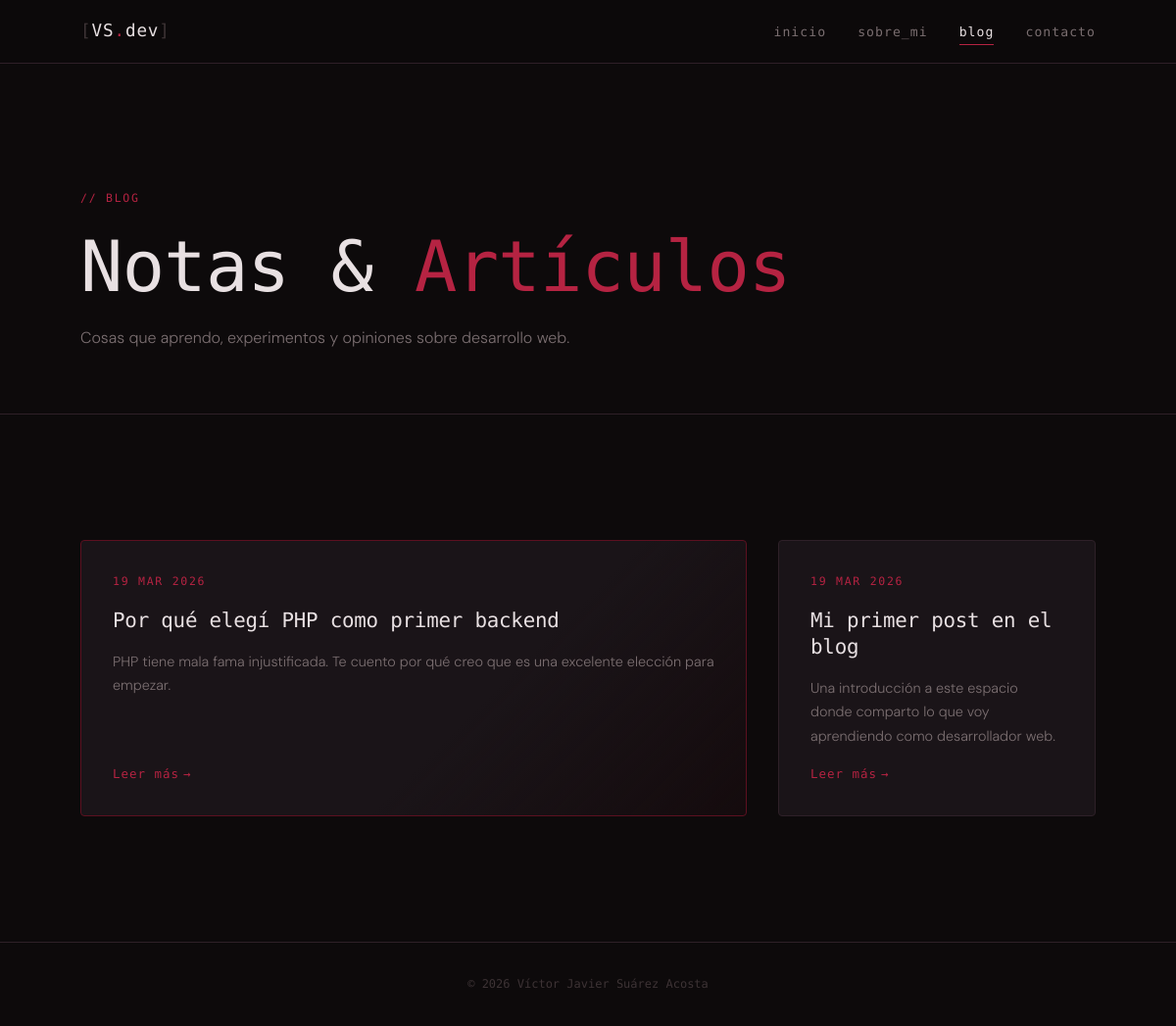
Screenshot of /blog.php with the database file from the repository.
### tables this page shows
CREATE TABLE IF NOT EXISTS posts (
  id            INT UNSIGNED     NOT NULL AUTO_INCREMENT,
  titulo        VARCHAR(255)     NOT NULL,
  slug          VARCHAR(255)     NOT NULL UNIQUE,
  resumen       TEXT             NOT NULL,
  contenido     LONGTEXT         NOT NULL,
  imagen_portada VARCHAR(255)    DEFAULT NULL,
  publicado     TINYINT(1)       NOT NULL DEFAULT 0,
  tipo          ENUM('texto','imagen','video') NOT NULL DEFAULT 'texto',
  imagen        VARCHAR(255)     DEFAULT NULL,
  video         VARCHAR(255)     DEFAULT NULL,
  miniatura     VARCHAR(255)     DEFAULT NULL,
  creado_en     DATETIME         NOT NULL DEFAULT CURRENT_TIMESTAMP,
  actualizado_en DATETIME        NOT NULL DEFAULT CURRENT_TIMESTAMP
                                 ON UPDATE CURRENT_TIMESTAMP,
  PRIMARY KEY (id),
  INDEX idx_slug      (slug),
  INDEX idx_publicado (publicado),
  INDEX idx_creado_en (creado_en)
);

### blog.php (the view, shortened to what this page needs)
<?php
$bd = conectarBD();
$por_pagina = 6;
$pagina_num = max(1, (int) ($_GET['pagina'] ?? 1));
$offset = ($pagina_num - 1) * $por_pagina;
$stmt = $bd->prepare(
  "SELECT id, titulo, slug, resumen, creado_en
   FROM posts
   WHERE publicado = 1
   ORDER BY creado_en DESC
   LIMIT ? OFFSET ?"
);
$stmt->bind_param('ii', $por_pagina, $offset);
$stmt->execute();
$posts = $stmt->get_result()->fetch_all(MYSQLI_ASSOC);
include 'includes/header.php';
?>
<section class="blog-hero">
  <div class="contenedor">
    <span class="etiqueta">// blog</span>
    <h1>Notas & <span class="acento">Artículos</span></h1>
    <p>Cosas que aprendo, experimentos y opiniones sobre desarrollo web.</p>
  </div>
</section>
<section class="blog-listado">
  <div class="contenedor">
    <?php if (empty($posts)): ?>
      <div class="blog-vacio">
        <span class="etiqueta">// sin resultados</span>
        <p>Aún no hay posts publicados. Vuelve pronto.</p>
      </div>
    <?php else: ?>
      <div class="blog-grid">
        <?php foreach ($posts as $i => $post):
          ?>
          <article class="post-card <?= $i === 0 && $pagina_num === 1 ? 'post-card--destacado' : '' ?>">
            <div class="post-card__meta">
              <span class="etiqueta">
                <?= date('d M Y', strtotime($post['creado_en'])) ?>
              </span>
            </div>
            <h2 class="post-card__titulo">
              <a href="<?= BASE_URL ?>/post.php?slug=<?= urlencode($post['slug']) ?>">
                <?= htmlspecialchars($post['titulo']) ?>
              </a>
            </h2>
            <p class="post-card__resumen">
              <?= htmlspecialchars($post['resumen']) ?>
            </p>
            <a href="<?= BASE_URL ?>/post.php?slug=<?= urlencode($post['slug']) ?>" class="post-card__leer">
              Leer más <span aria-hidden="true">→</span>
            </a>
          </article>
        <?php endforeach; ?>
      </div>
    <?php endif; ?>
  </div>
</section>
<?php include 'includes/footer.php'; ?>

### assets/css/style.css (style rules this page uses)
:root { --color-fondo: #0d0a0b; --color-fondo-alt: #131013; --color-superficie: #1a1418; --color-borde: #2e2028; --color-acento: #8b1a2f; --color-acento-claro: #b52342; --color-acento-oscuro: #5c1020; --color-brillo: rgba(139, 26, 47, 0.35); --color-texto: #e8e0e2; --color-texto-suave: #7a6e70; --color-texto-tenue: #3d3335; --fuente-mono: 'Share Tech Mono', monospace; --fuente-cuerpo: 'DM Sans', sans-serif; --espacio-xs: 0.25rem; --espacio-sm: 0.5rem; --espacio-md: 1rem; --espacio-lg: 2rem; --espacio-xl: 4rem; --espacio-2xl: 8rem; --radio: 4px; --transicion: 200ms ease; --ancho-maximo: 1100px; }
*, *::before, *::after { box-sizing: border-box; margin: 0; padding: 0; }
html { scroll-behavior: smooth; font-size: 16px; }
body { background-color: var(--color-fondo); color: var(--color-texto); font-family: var(--fuente-cuerpo); font-weight: 300; line-height: 1.7; min-height: 100vh; -webkit-font-smoothing: antialiased; }
a { color: inherit; text-decoration: none; }
h1, h2, h3, h4 { font-family: var(--fuente-mono); font-weight: 400; line-height: 1.2; letter-spacing: -0.01em; }
h1 { font-size: clamp(2.2rem, 6vw, 4.5rem); }
h2 { font-size: clamp(1.5rem, 3vw, 2.4rem); }
p { max-width: 65ch; color: var(--color-texto-suave); }
.acento { color: var(--color-acento-claro); }
.etiqueta { font-family: var(--fuente-mono); font-size: 0.72rem; letter-spacing: 0.15em; text-transform: uppercase; color: var(--color-acento-claro); }
.contenedor { width: 100%; max-width: var(--ancho-maximo); margin-inline: auto; padding-inline: var(--espacio-lg); }
.blog-hero { padding-block: var(--espacio-2xl) var(--espacio-xl); border-bottom: 1px solid var(--color-borde); }
.blog-hero .contenedor { display: flex; flex-direction: column; gap: var(--espacio-md); }
.blog-hero h1 { color: var(--color-texto); }
.blog-listado { padding-block: var(--espacio-2xl); }
.blog-grid { display: grid; grid-template-columns: repeat(3, 1fr); gap: var(--espacio-lg); }
.post-card { background: var(--color-superficie); border: 1px solid var(--color-borde); border-radius: var(--radio); padding: var(--espacio-lg); display: flex; flex-direction: column; gap: var(--espacio-md); transition: border-color var(--transicion), transform var(--transicion); }
.post-card--destacado { grid-column: span 2; border-color: var(--color-acento-oscuro); background: linear-gradient(135deg, var(--color-superficie) 60%, rgba(139, 26, 47, 0.06)); }
.post-card__meta { display: flex; align-items: center; gap: var(--espacio-sm); }
.post-card__titulo { font-size: clamp(1rem, 2vw, 1.3rem); line-height: 1.3; }
.post-card__titulo a { color: var(--color-texto); transition: color var(--transicion); }
.post-card__resumen { font-size: 0.9rem; flex: 1; }
.post-card__leer { font-family: var(--fuente-mono); font-size: 0.78rem; letter-spacing: 0.08em; color: var(--color-acento-claro); transition: gap var(--transicion), color var(--transicion); display: inline-flex; align-items: center; gap: var(--espacio-xs); width: fit-content; }

### rows the page displays
posts: creado_en "19 MAR 2026", titulo "Por qué elegí PHP como primer backend", resumen "PHP tiene mala fama injustificada. Te cuento por qué creo que es una excelente elección para empezar."
posts: creado_en "19 MAR 2026", titulo "Mi primer post en el blog", resumen "Una introducción a este espacio donde comparto lo que voy aprendiendo como desarrollador web."
